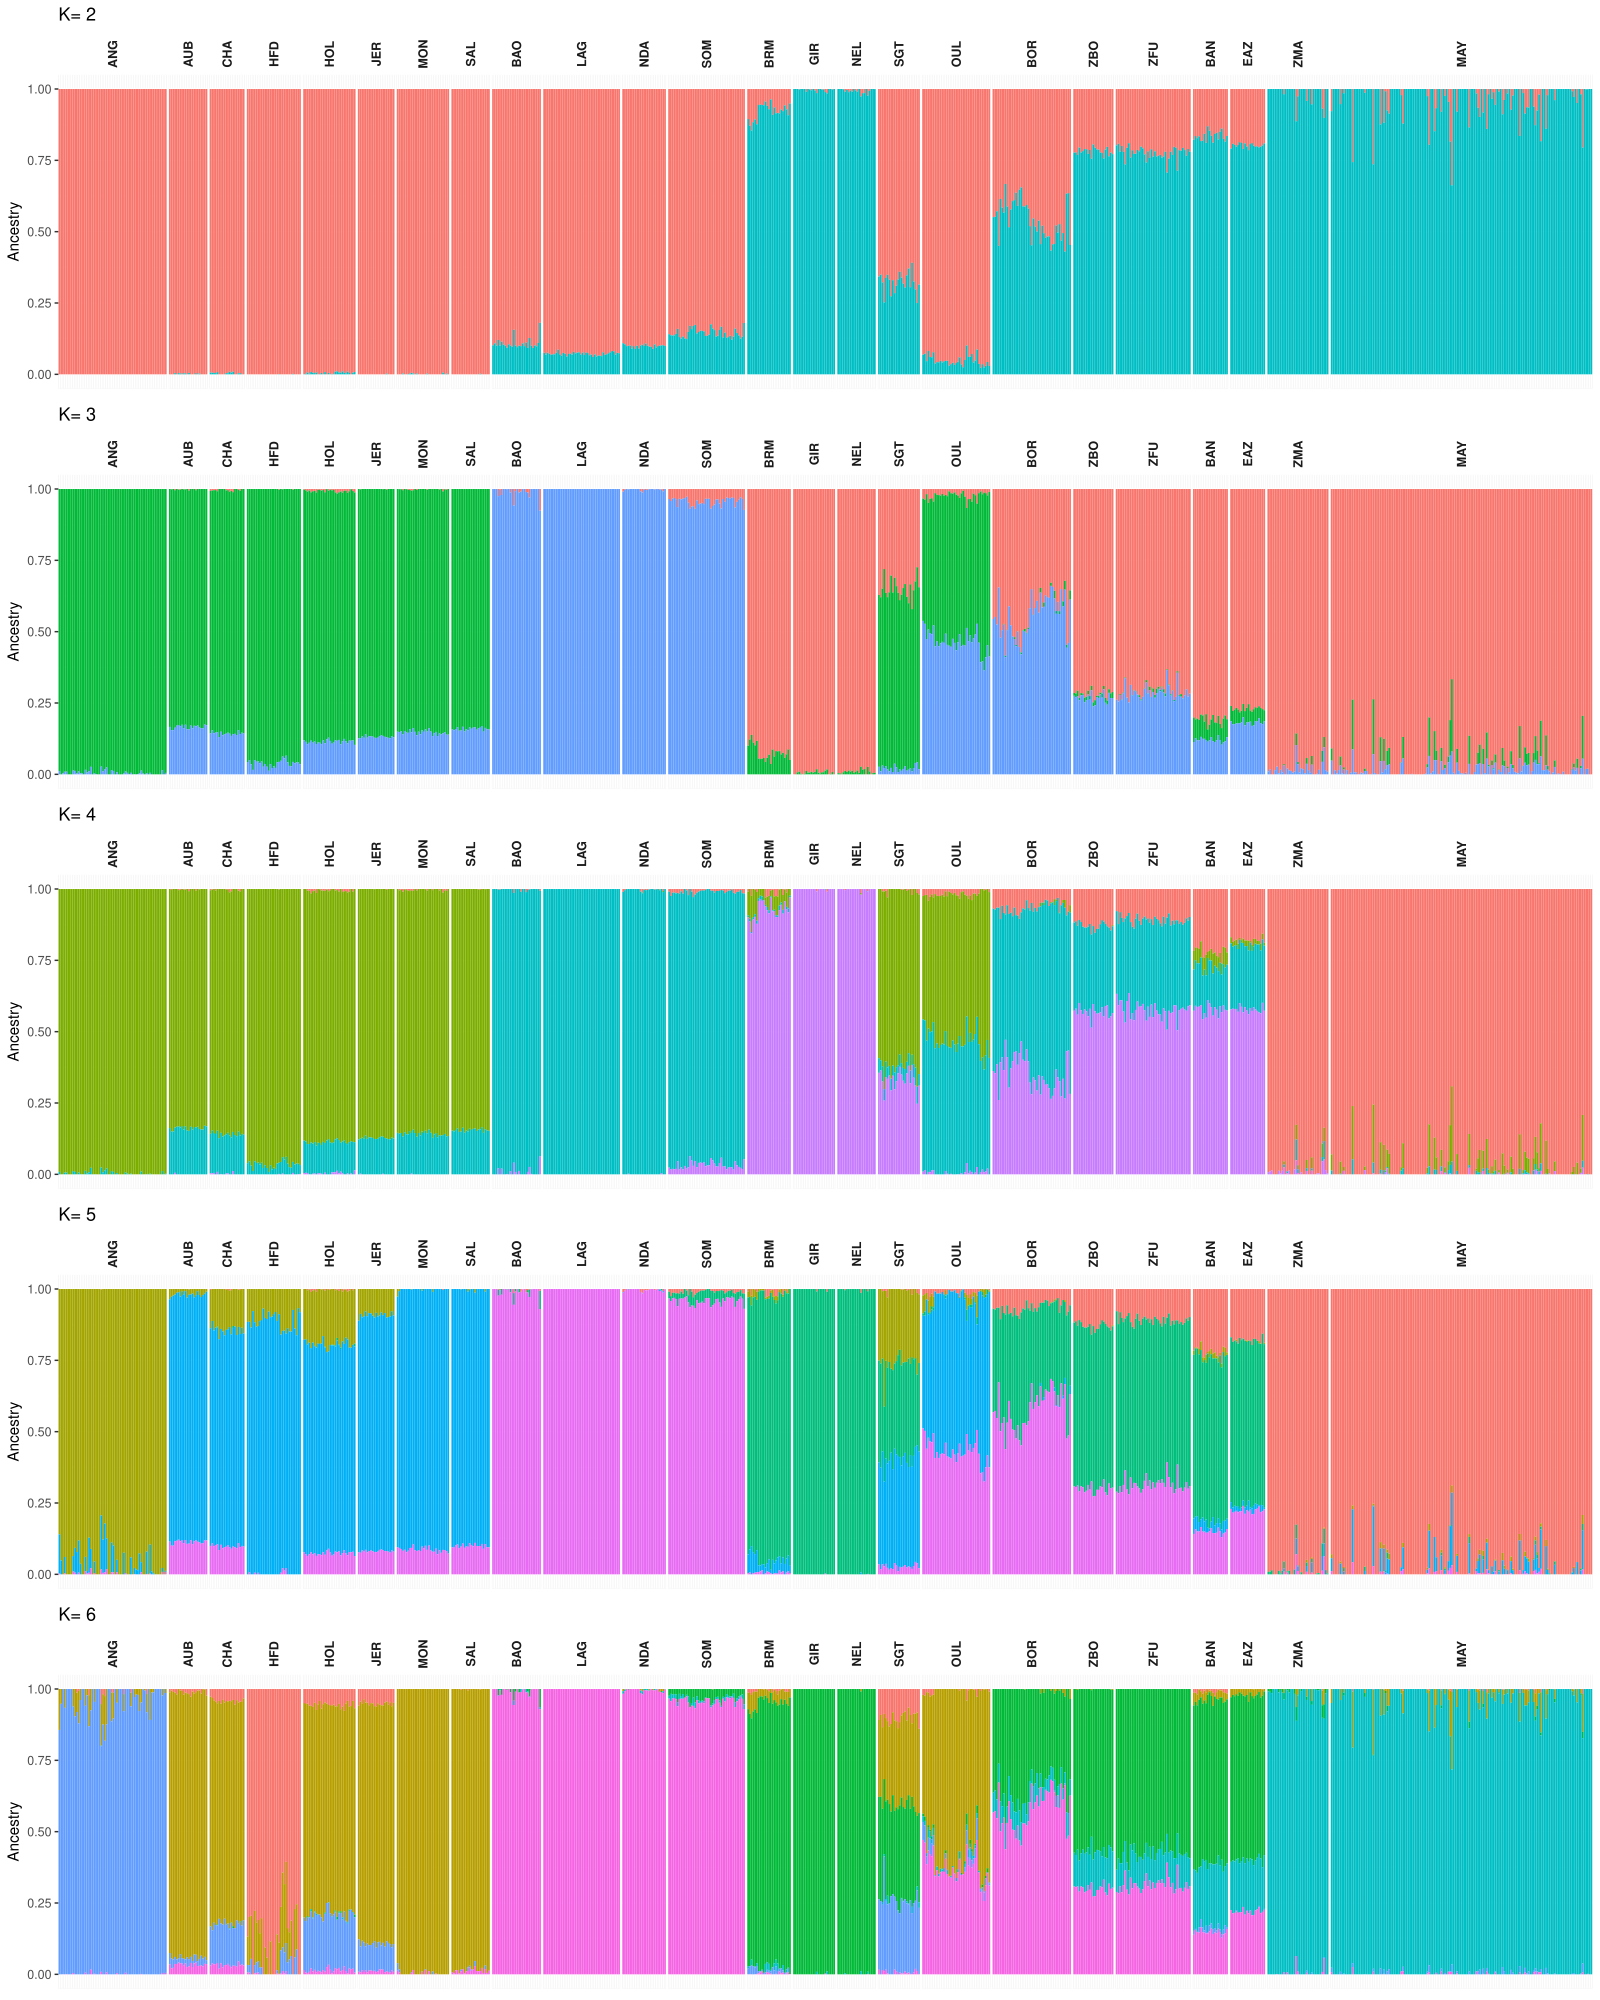

This chart was generated by the following R code:
#Figure clustering with results from Admixture software (Alexander et al., 2009)
#NB : This software is based on likelihood model and a block relaxation algorithm that alternates between updating the ancestry coefficient matrix Q and the population allele frequency matrix F.

#The packages
library(ggplot2)
library(tidyverse)
library(reshape)
library(gridExtra)

setwd("~/Documents/Thèse/data/publi1/admixture/")
##Import datasets : 
## samples_ID dataset with heading : ID_sample ; pop_sample 
DET_IND=read.table("DATA.ind")[,c(-2)]

## list of cattle populations 
DET_POP=read.table("ORD_RACES_24pop",sep=" ")
Npops=dim(DET_POP)[1]

graph <- list()

## Clustering visualization from 2 cluster to 15 clusters
for (k in 2:15){
  DATA_Q=read.table(paste("DATA",k, "Q", sep="."))
  rownames(DATA_Q)=as.character(DET_IND[,1])
  
  #test geom_bar
  test_DATA_Q_ord<-rownames_to_column(DATA_Q,var="id")
  test_DATA_Q_ord<-melt(test_DATA_Q_ord, id=c("id"))
  
  ch<-str_split_fixed(test_DATA_Q_ord$id,"_",2)
  ch<-as.data.frame(ch)
  test_DATA_Q_ord<-cbind.data.frame(ch$V1,test_DATA_Q_ord)
  colnames(test_DATA_Q_ord)<-c("pop","id","classe", "val")
  test_DATA_Q_ord$pop<-factor(test_DATA_Q_ord$pop, levels = c("ANG", "AUB", "CHA", "HFD", "HOL", "JER","MON","SAL","BAO" ,"LAG" ,"NDA","SOM","BRM" ,  "GIR", "NEL",  "SGT","OUL","BOR" ,   "ZBO", "ZFU", "BAN","EAZ","ZMA","MAY"))
  
  #c<-ggplot(test_DATA_Q_ord, aes(x = val, fill = classe))+ geom_bar(stat = "bin")
  
  graph[[k]]<-ggplotGrob(ggplot(data=test_DATA_Q_ord, aes(x= test_DATA_Q_ord$id, y= test_DATA_Q_ord$val, dodge=factor(test_DATA_Q_ord$classe))) +
                           geom_bar(aes(fill=factor(classe)),position = "fill", stat = "identity",width = 1)+
                           facet_grid(~pop, scales='free', space='free')+
                           #  scale_fill_gradientn(colours = rainbow(10))+
                           labs( y="Ancestry")+
                           ggtitle(paste("K=",k))+
                           theme(
                             legend.position = "none",
                             axis.title.x = element_blank(),
                             axis.text.x = element_blank(),
                             axis.ticks.x = element_blank(),
                             strip.background.x = element_rect(fill="white"),
                             strip.text.x = element_text(size=9, angle=90,face = 'bold'),
                             panel.spacing.x = unit(0.1,"lines")
                           ))
}

## Visualization for 3 pages
grid.arrange(grobs = graph[2:6], ncol=1)
grid.arrange(grobs = graph[7:11], ncol=1)
grid.arrange(grobs = graph[12:15], ncol=1)
